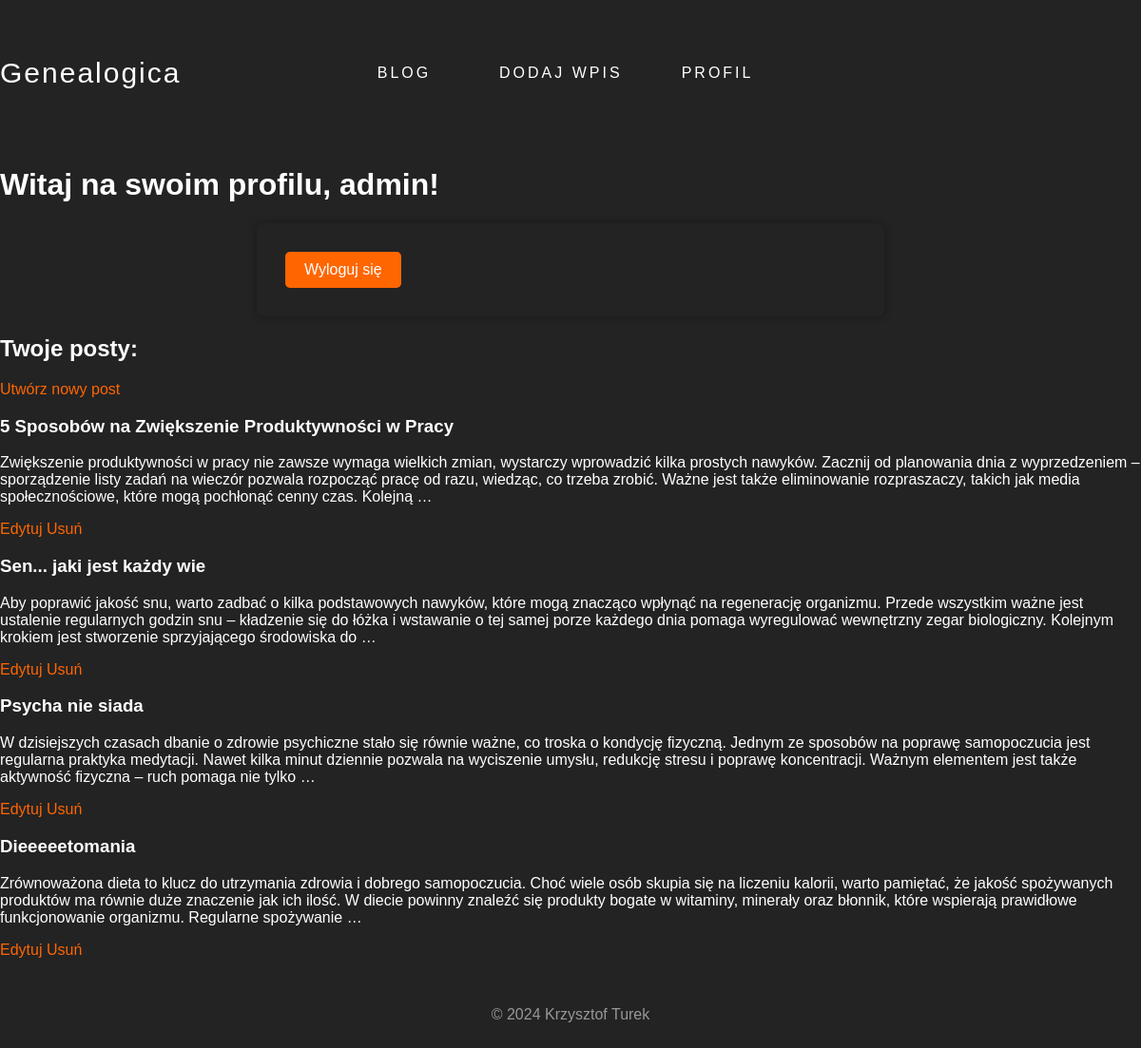
Page /accounts/profile/ (signed in) on the earlier database version.
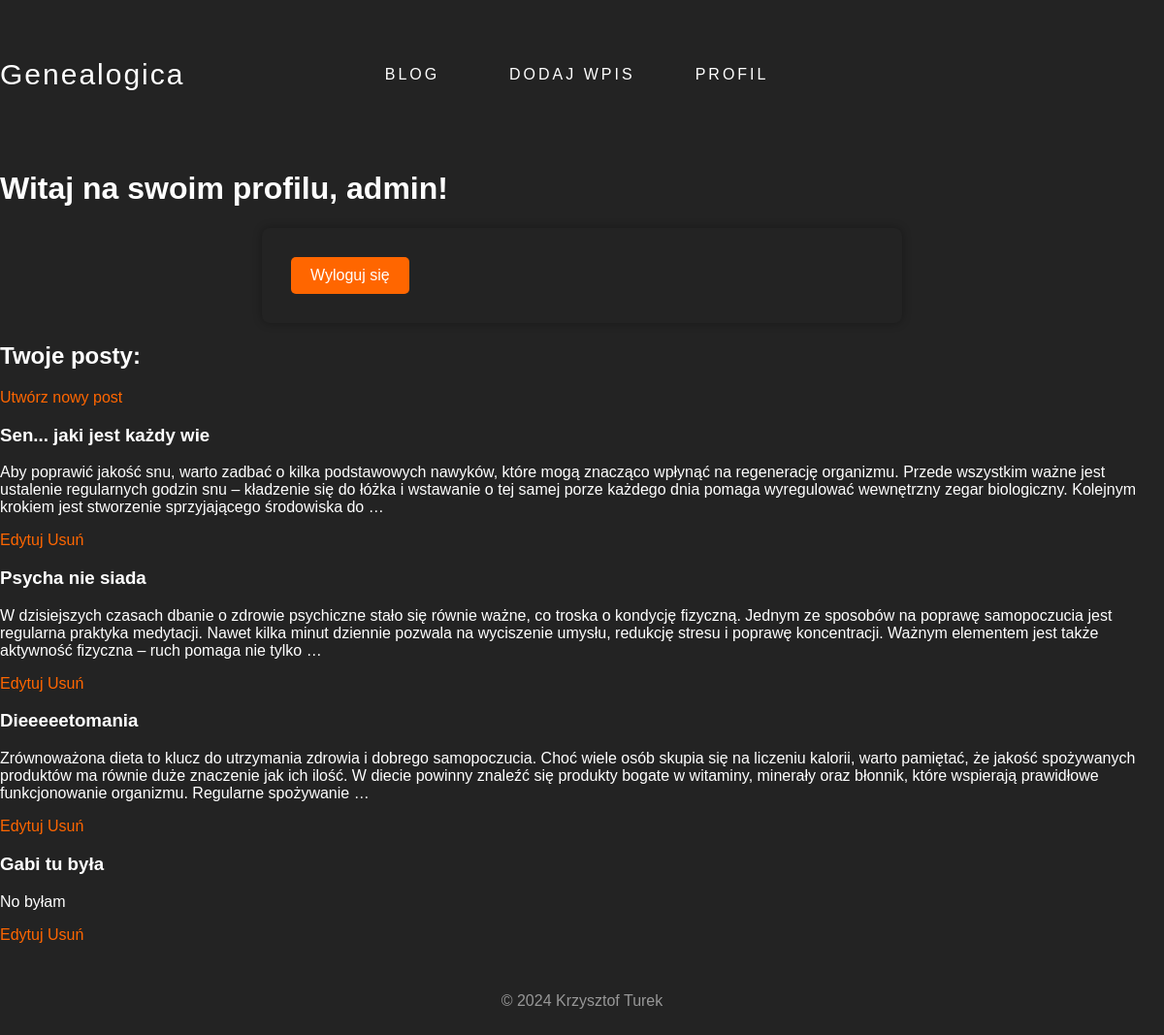
Same page on the later database version.
### blog/models.py (models this page shows, shortened)
class Post(models.Model):
    title = models.CharField(max_length=200)
    content = models.TextField()
    author = models.ForeignKey(User, on_delete=models.CASCADE)
    created_at = models.DateTimeField(auto_now_add=True)
    updated_at = models.DateTimeField(auto_now=True)

### accounts/views.py (the view)
# urls.py: path('profile/', views.profile, name='profile'),
@login_required
def profile(request):
    posts = Post.objects.filter(author=request.user)
    return render(request, 'accounts/profile.html', {'posts': posts})

### accounts/templates/accounts/profile.html (shortened to what this page needs)
{% extends 'blog/base.html' %}
{% block content %}
    <h1>Witaj na swoim profilu, {{ user.username }}!</h1>
    <form method="POST" action="{% url 'logout' %}">
        <button type="submit">Wyloguj się</button>
    </form>
    <h2>Twoje posty:</h2>
    <a href="{% url 'create_post' %}">Utwórz nowy post</a>
    {% for post in posts %}
        <div class="post-item">
            <h3>{{ post.title }}</h3>
            <p>{{ post.content|truncatewords:50 }}</p>
            <a href="{% url 'edit_post' post.id %}">Edytuj</a>
            <a href="{% url 'delete_post' post.id %}">Usuń</a>
        </div>
    {% empty %}
        <p>Nie masz jeszcze żadnych postów.</p>
    {% endfor %}
{% endblock %}

Differences in the rows shown:
removed Post: title "5 Sposobów na Zwiększenie Produktywności w Pracy", content "Zwiększenie produktywności w pracy nie zawsze wymaga wielkich zmian, wystarczy wprowadzić kilka prostych nawyków. Zacznij od planowania dnia z wyprzedzeniem – sporządzenie listy zadań na wieczór pozwala rozpocząć pracę od razu, wiedząc, co trzeba zrobić. Ważne jest także eliminowanie rozpraszaczy, takich jak media społecznościowe, które mogą pochłonąć cenny czas. Kolejną …"
added Post: title "Gabi tu była", content "No byłam"
